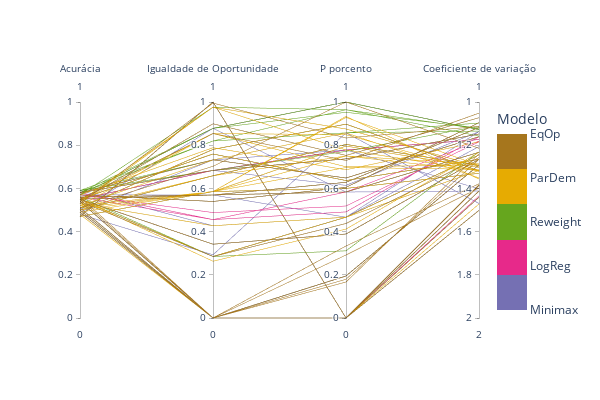

Write notebook code for a chart like this one.
### Markdown cell above
## All models

### Code cell
fig = go.Figure(data=
    go.Parcoords(
        line = dict(color = other_models['model_id'], 
                    colorscale = [(0.0, '#7570b3'),(0.2, '#7570b3'),
                        (0.2, '#e7298a'),(0.4, '#e7298a'),
                        (0.4, '#66a61e'),(0.6, '#66a61e'),
                        (0.6, '#e6ab02'),(0.8, '#e6ab02'),
                        (0.8, '#a6761d'),(1.0, '#a6761d')], 
                    showscale = True, cmin = 0, cmax = 4,
                   colorbar = {'tickvals': other_models['model_id'],
                          'ticktext': other_models['Modelo'],
                              'title': 'Modelo'}),
        dimensions = list([
            dict(range = [0,1],
                label = 'Acurácia', values = other_models['Acurácia']),
            dict(range = [0,1],
                label = 'Igualdade de Oportunidade', values = other_models['Igualdade de Oportunidade']),
            dict(range = [0,1],
                label = 'P porcento', values = other_models['P porcento']),
            dict(range = [2,1],
                label = 'Coeficiente de variação', values = other_models['Coeficiente de variação']),
        ])
    ), layout = dict(height=400, width=600)
)


fig.update_layout(
    plot_bgcolor = 'white',
    paper_bgcolor = 'white'
)

fig.show()

### Figure 1 — Plotly figure (JSON) as saved in the notebook; plotly's stock layout.template omitted (floating-point values rounded to 4 significant figures; data arrays with more than 128 entries replaced by an {"elided": "..."} marker saying what was removed)
{"data": [{"dimensions": [{"label": "Acurácia", "range": [0, 1], "values": {"elided": "935 float values"}}, {"label": "Igualdade de Oportunidade", "range": [0, 1], "values": {"elided": "935 float values"}}, {"label": "P porcento", "range": [0, 1], "values": {"elided": "935 float values"}}, {"label": "Coeficiente de variação", "range": [2, 1], "values": {"elided": "935 float values"}}], "line": {"cmax": 4, "cmin": 0, "color": {"elided": "935 int values"}, "colorbar": {"ticktext": {"elided": "935 str values"}, "tickvals": {"elided": "935 int values"}, "title": {"text": "Modelo"}}, "colorscale": [[0, "#7570b3"], [0.2, "#7570b3"], [0.2, "#e7298a"], [0.4, "#e7298a"], [0.4, "#66a61e"], [0.6, "#66a61e"], [0.6, "#e6ab02"], [0.8, "#e6ab02"], [0.8, "#a6761d"], [1, "#a6761d"]], "showscale": true}, "type": "parcoords"}], "layout": {"height": 400, "paper_bgcolor": "white", "plot_bgcolor": "white", "width": 600}}
